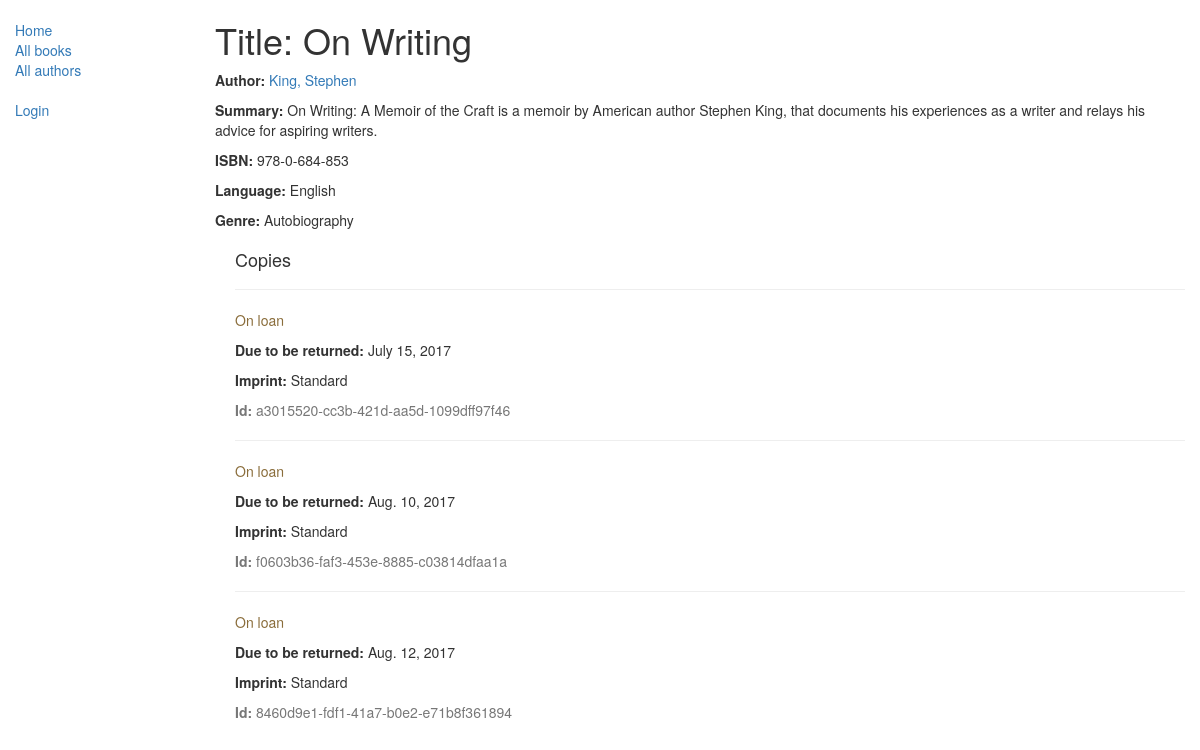
The app's page /catalog/book/4 with its own data.
### catalog/models.py (models this page shows, shortened)
class Book(models.Model):
    title = models.CharField(max_length=200)
    author = models.ForeignKey('Author', on_delete=models.SET_NULL, null=True)
    summary = models.TextField(max_length=1000, help_text="Enter a brief description of the book")
    isbn = models.CharField('ISBN',max_length=13, help_text='13 Character <a href="https://www.isbn-international.org/content/what-isbn">ISBN number</a>')
    genre = models.ManyToManyField(Genre, help_text="Select a genre for this book")
    language = models.ForeignKey(Language, on_delete=models.SET_NULL, null=True)
    def display_genre(self):
        """
        Creates a string for the Genre. This is required to display genre in Admin.
        """
        return ', '.join([ genre.name for genre in self.genre.all()[:3] ])
    display_genre.short_description = 'Genre'

class Author(models.Model):
    first_name = models.CharField(max_length=100)
    last_name = models.CharField(max_length=100)
    date_of_birth = models.DateField(null=True, blank=True)
    date_of_death = models.DateField('died', null=True, blank=True)
    def __str__(self):
        return '{0}, {1}'.format(self.last_name, self.first_name)

class Language(models.Model):
    name = models.CharField(max_length=200, help_text="Enter a the book's natural language (e.g. English, French, Japanese etc.)")
    def __str__(self):
        return self.name

class Genre(models.Model):
    name = models.CharField(max_length=200, help_text="Enter a book genre")
    def __str__(self):
        return self.name

class BookInstance(models.Model):
    id = models.UUIDField(primary_key=True, default=uuid.uuid4, help_text="Unique ID for this particular book across whole library")
    book = models.ForeignKey('Book', on_delete=models.SET_NULL, null=True)
    imprint = models.CharField(max_length=200)
    due_back = models.DateField(null=True, blank=True)
    borrower = models.ForeignKey(User, on_delete=models.SET_NULL, null=True, blank=True)
    LOAN_STATUS = (
        ('d', 'Maintenance'),
        ('o', 'On loan'),
        ('a', 'Available'),
        ('r', 'Reserved'),
    )
    status = models.CharField(max_length=1, choices=LOAN_STATUS, blank=True, default='d', help_text='Book availability')
    class Meta:
        ordering = ["due_back"]
        permissions = (("can_mark_returned", "Set book as returned"),)

### catalog/views.py (the view)
# urls.py: url(r'^book/(?P<pk>\d+)$', views.BookDetailView.as_view(), name='book-detail'),
class BookDetailView(generic.DetailView):
    model = Book

### catalog/templates/catalog/book_detail.html (shortened to what this page needs)
{% extends "base_generic.html" %}
{% block content %}
  <h1>Title: {{ book.title }}</h1>
  <p><strong>Author:</strong> <a href="{% url 'author-detail' book.author.pk %}">{{ book.author }}</a></p>
  <p><strong>Summary:</strong> {{ book.summary }}</p>
  <p><strong>ISBN:</strong> {{ book.isbn }}</p>
  <p><strong>Language:</strong> {{ book.language }}</p>
  <p><strong>Genre:</strong> {% for genre in book.genre.all %} {{ genre }}{% if not forloop.last %}, {% endif %}{% endfor %}</p>
  <div style="margin-left:20px;margin-top:20px">
    <h4>Copies</h4>
    {% for copy in book.bookinstance_set.all %}
    <hr>
    <p class="{% if copy.status == 'a' %}text-success{% elif copy.status == 'd' %}text-danger{% else %}text-warning{% endif %}">{{ copy.get_status_display }}</p>
    {% if copy.status != 'a' %}<p><strong>Due to be returned:</strong> {{copy.due_back}}</p>{% endif %}
    <p><strong>Imprint:</strong> {{copy.imprint}}</p>
    <p class="text-muted"><strong>Id:</strong> {{copy.id}}</p>
    {% endfor %}
  </div>
{% endblock %}

### records on screen
Book: title "On Writing", author "King, Stephen", summary "On Writing: A Memoir of the Craft is a memoir by American author Stephen King, that documents his experiences as a writer and relays his advice for aspiring writers.", isbn "978-0-684-853", language "English"
Genre: name "Autobiography"
BookInstance: status "On loan", due_back "July 15, 2017", imprint "Standard", id "a3015520-cc3b-421d-aa5d-1099dff97f46"
BookInstance: status "On loan", due_back "Aug. 10, 2017", imprint "Standard", id "f0603b36-faf3-453e-8885-c03814dfaa1a"
BookInstance: status "On loan", due_back "Aug. 12, 2017", imprint "Standard", id "8460d9e1-fdf1-41a7-b0e2-e71b8f361894"
